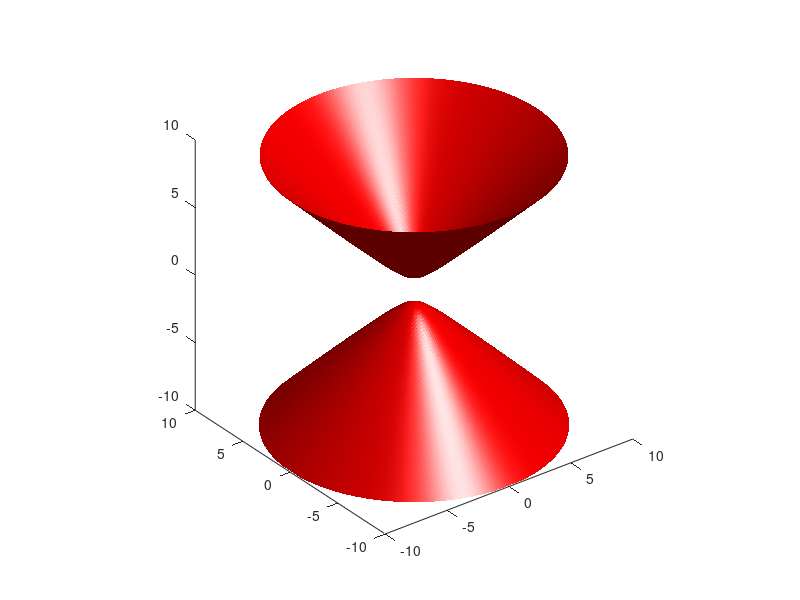

Reproduce this figure in MATLAB.
clc;
clear all;
[X,Y,Z] = meshgrid(-10:0.15:10,-10:0.15:10,-10:0.15:10);
a=1;
b=1;
c=1;
V = -X.^2/a^2 - Y.^2/b^2 + Z.^2/c^2;
p=patch(isosurface(X,Y,Z,V,1)); % This is the key step. It involves getting the part of the volume corresponding to the surface defined by the equation
set(p,'FaceColor','red','EdgeColor','none');
daspect([1 1 1])
view(3);
camlight